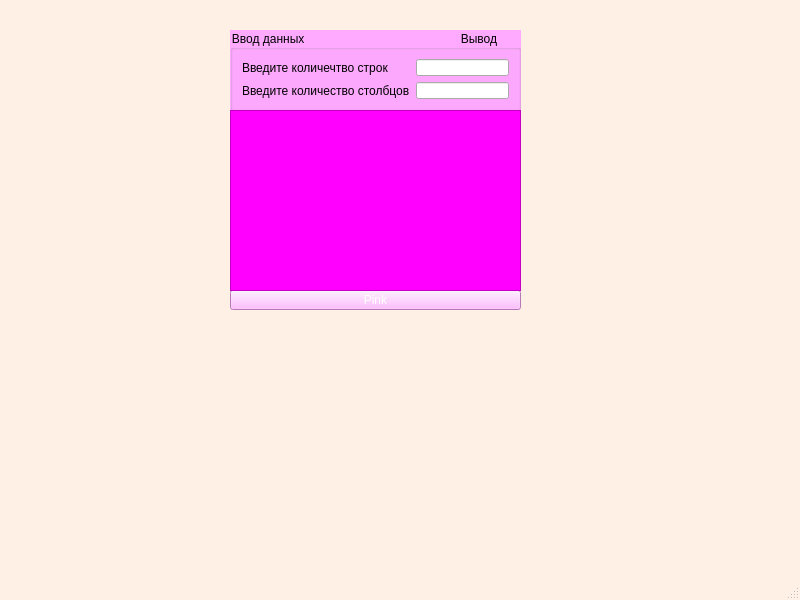
<?xml version="1.0" encoding="UTF-8"?>
<ui version="4.0">
 <class>MainWindow</class>
 <widget class="QMainWindow" name="MainWindow">
  <property name="geometry">
   <rect>
    <x>0</x>
    <y>0</y>
    <width>800</width>
    <height>600</height>
   </rect>
  </property>
  <property name="windowTitle">
   <string>MainWindow</string>
  </property>
  <property name="styleSheet">
   <string notr="true">QMainWindow {
	background-color: #fff0e6;

}</string>
  </property>
  <widget class="QWidget" name="centralwidget">
   <widget class="QPushButton" name="pushButton">
    <property name="geometry">
     <rect>
      <x>230</x>
      <y>290</y>
      <width>291</width>
      <height>20</height>
     </rect>
    </property>
    <property name="styleSheet">
     <string notr="true">QPushButton {
    background-color: #ffaaff; /* Красный цвет фона */
    color: #ffffff;           /* Белый цвет текста */
}
</string>
    </property>
    <property name="text">
     <string>Pink</string>
    </property>
   </widget>
   <widget class="QGroupBox" name="groupBox">
    <property name="geometry">
     <rect>
      <x>230</x>
      <y>30</y>
      <width>291</width>
      <height>81</height>
     </rect>
    </property>
    <property name="styleSheet">
     <string notr="true">QGroupBox {
background-color: #ffaaff; 
    color: #000000;          
}</string>
    </property>
    <property name="title">
     <string>Ввод данных                                               Вывод</string>
    </property>
    <layout class="QGridLayout" name="gridLayout">
     <item row="0" column="0">
      <widget class="QLabel" name="label">
       <property name="text">
        <string>Введите количечтво строк</string>
       </property>
      </widget>
     </item>
     <item row="0" column="1">
      <widget class="QLineEdit" name="lineEdit"/>
     </item>
     <item row="1" column="0">
      <widget class="QLabel" name="label_2">
       <property name="text">
        <string>Введите количество столбцов</string>
       </property>
      </widget>
     </item>
     <item row="1" column="1">
      <widget class="QLineEdit" name="lineEdit_2"/>
     </item>
    </layout>
   </widget>
   <widget class="QTableView" name="tableView">
    <property name="geometry">
     <rect>
      <x>230</x>
      <y>110</y>
      <width>291</width>
      <height>181</height>
     </rect>
    </property>
    <property name="styleSheet">
     <string notr="true">QTableView  {
    background-color: #ff00ff; /* Красный цвет фона */
    color: #000000;           /* Белый цвет текста */
}

</string>
    </property>
   </widget>
  </widget>
  <widget class="QMenuBar" name="menubar">
   <property name="geometry">
    <rect>
     <x>0</x>
     <y>0</y>
     <width>800</width>
     <height>22</height>
    </rect>
   </property>
  </widget>
  <widget class="QStatusBar" name="statusbar"/>
  <action name="actionSave">
   <property name="text">
    <string>Save</string>
   </property>
   <property name="menuRole">
    <enum>QAction::NoRole</enum>
   </property>
  </action>
  <action name="actionLoad">
   <property name="text">
    <string>Load</string>
   </property>
   <property name="menuRole">
    <enum>QAction::NoRole</enum>
   </property>
  </action>
 </widget>
 <resources/>
 <connections/>
</ui>
